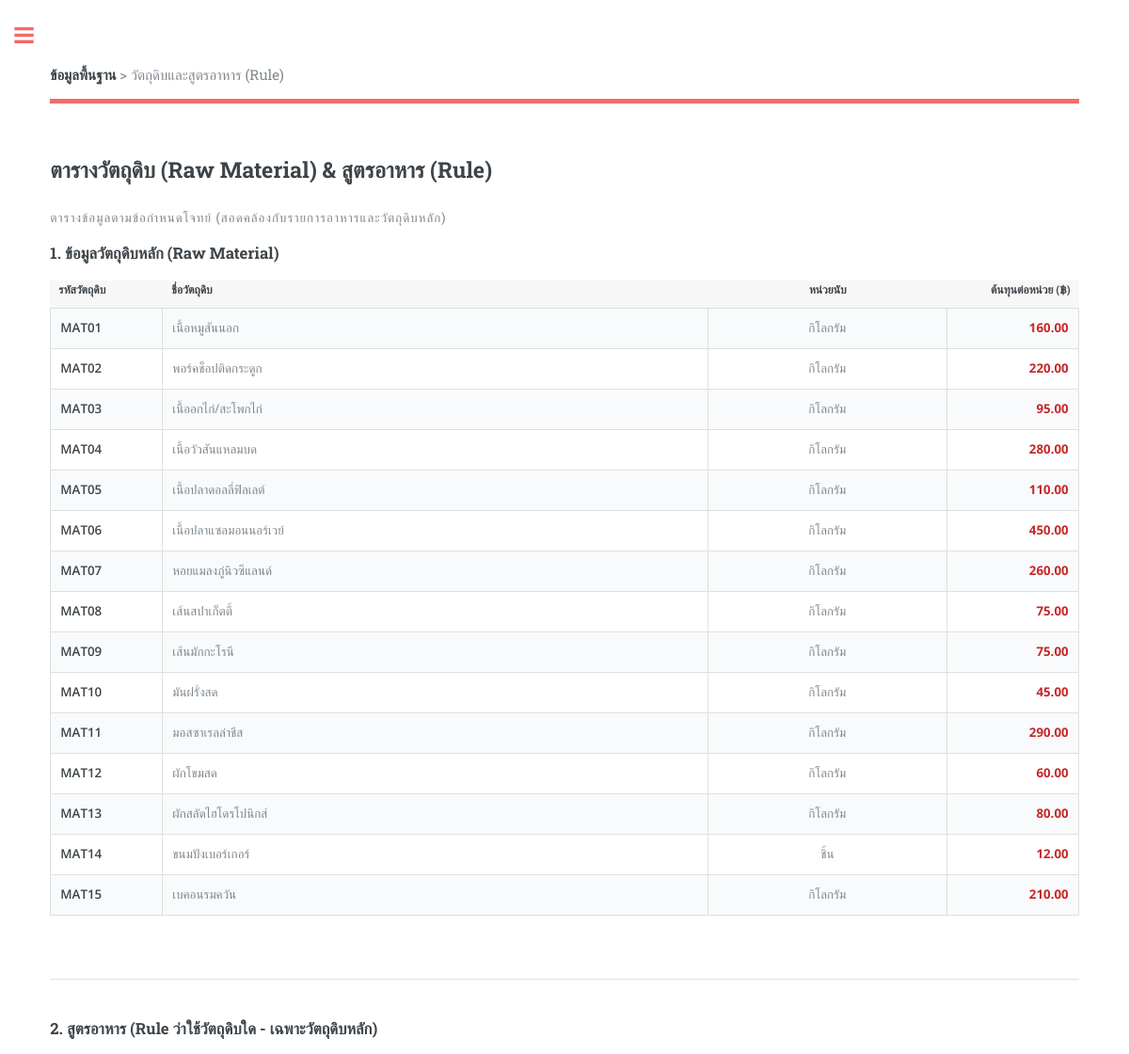
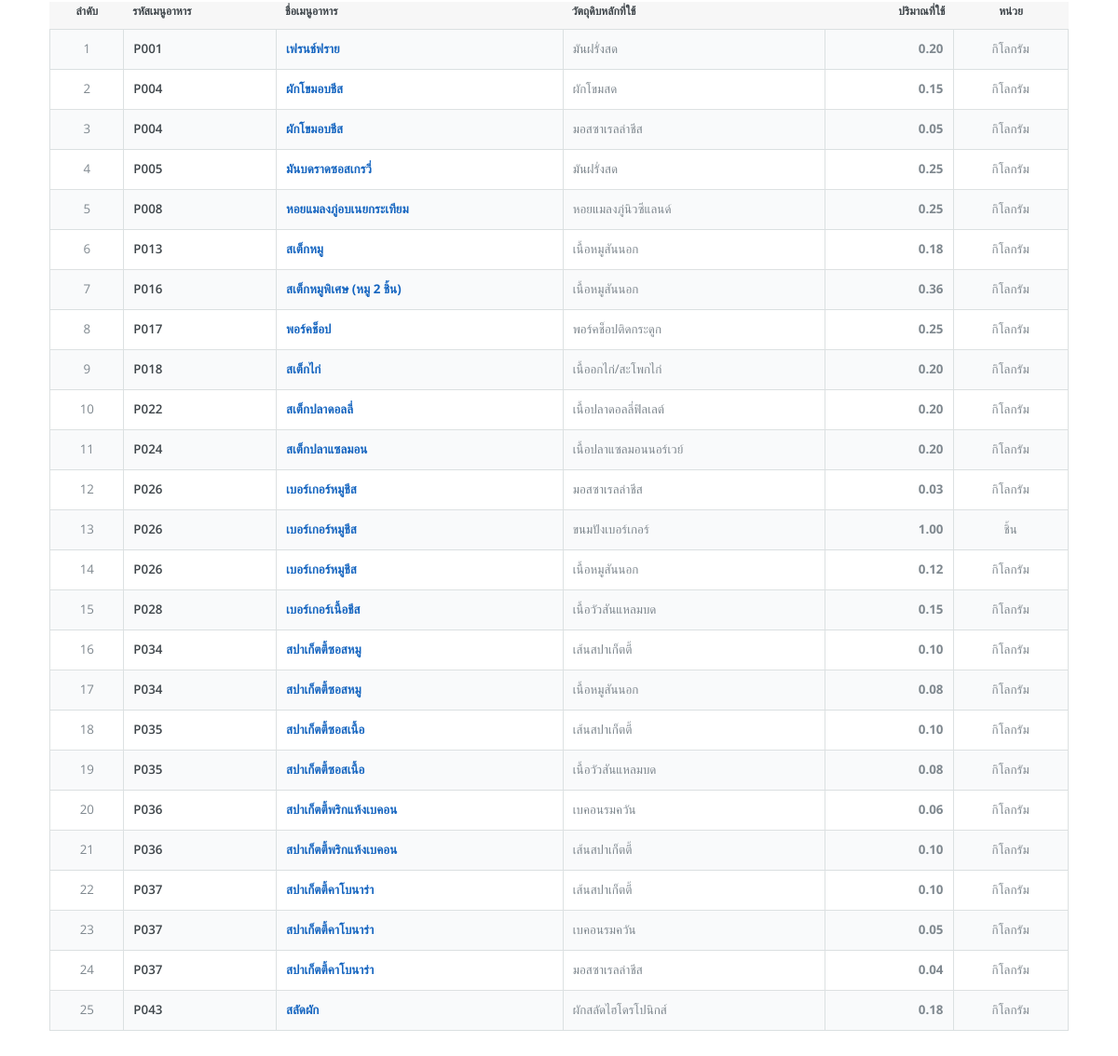
The page /list_raw_material.php on the database its author committed (2 pictures, top to bottom).
### tables this page shows
CREATE TABLE `raw_material` (
  `material_id` varchar(10) NOT NULL,
  `material_name` varchar(100) NOT NULL,
  `unit` varchar(20) NOT NULL,
  `unit_cost` decimal(10,2) NOT NULL DEFAULT 0.00,
  PRIMARY KEY (`material_id`)
);

CREATE TABLE `recipe_rule` (
  `rule_id` int(11) NOT NULL AUTO_INCREMENT,
  `product_id` varchar(10) NOT NULL,
  `material_id` varchar(10) NOT NULL,
  `amount_needed` decimal(10,2) NOT NULL,
  `unit` varchar(20) NOT NULL,
  PRIMARY KEY (`rule_id`),
  KEY `fk_rule_prod` (`product_id`),
  KEY `fk_rule_mat` (`material_id`),
  CONSTRAINT `fk_rule_prod` FOREIGN KEY (`product_id`) REFERENCES `product` (`product_id`) ON UPDATE CASCADE,
  CONSTRAINT `fk_rule_mat` FOREIGN KEY (`material_id`) REFERENCES `raw_material` (`material_id`) ON UPDATE CASCADE
);

CREATE TABLE `product` (
  `product_id` varchar(10) NOT NULL,
  `product_name` varchar(150) NOT NULL,
  `category_id` varchar(10) NOT NULL,
  `price` decimal(10,2) NOT NULL DEFAULT 0.00,
  `cost` decimal(10,2) NOT NULL DEFAULT 0.00,  
  `description` text DEFAULT NULL,
  `status` varchar(20) NOT NULL DEFAULT 'พร้อมขาย',
  PRIMARY KEY (`product_id`),
  KEY `fk_prod_cat` (`category_id`),
  CONSTRAINT `fk_prod_cat` FOREIGN KEY (`category_id`) REFERENCES `category` (`category_id`) ON UPDATE CASCADE
);

### list_raw_material.php (the view, shortened to what this page needs)
<?php
include('connect_db.php');
$res_mat = mysqli_query($conn, "SELECT * FROM raw_material ORDER BY material_id");
$res_rule = mysqli_query($conn, "SELECT r.*, p.product_name, m.material_name
                                 FROM recipe_rule r
                                 LEFT JOIN product p ON r.product_id = p.product_id
                                 LEFT JOIN raw_material m ON r.material_id = m.material_id
                                 ORDER BY r.product_id");
?>
<!DOCTYPE HTML>
<html lang="th">
<head>
	<link rel="stylesheet" href="assets/css/main.css" />
</head>
<body>
	<div id="wrapper">
		<div id="main">
			<div class="inner">
				<header id="header">
					<a href="index.php" class="logo"><strong>ข้อมูลพื้นฐาน</strong> &gt; วัตถุดิบและสูตรอาหาร (Rule)</a>
				</header>
				<section>
					<header class="main">
						<h2>ตารางวัตถุดิบ (Raw Material) &amp; สูตรอาหาร (Rule)</h2>
						<p>ตารางข้อมูลตามข้อกำหนดโจทย์ (สอดคล้องกับรายการอาหารและวัตถุดิบหลัก)</p>
					</header>
					<h3>1. ข้อมูลวัตถุดิบหลัก (Raw Material)</h3>
					<div class="table-wrapper">
						<table class="alt">
							<thead>
								<tr style="background-color: #f7f7f7;">
									<th style="width: 120px;">รหัสวัตถุดิบ</th>
									<th>ชื่อวัตถุดิบ</th>
									<th style="text-align: center;">หน่วยนับ</th>
									<th style="text-align: right; width: 140px;">ต้นทุนต่อหน่วย (฿)</th>
								</tr>
							</thead>
							<tbody>
								<?php
								while ($mat = mysqli_fetch_assoc($res_mat)) {
								?>
								<tr>
									<td><strong><?php echo htmlspecialchars($mat['material_id']); ?></strong></td>
									<td><?php echo htmlspecialchars($mat['material_name']); ?></td>
									<td style="text-align: center;"><?php echo htmlspecialchars($mat['unit']); ?></td>
									<td style="text-align: right; color: #c62828; font-weight: bold;"><?php echo number_format($mat['unit_cost'], 2); ?></td>
								</tr>
								<?php } ?>
							</tbody>
						</table>
					</div>
					<hr class="major" />
					<h3>2. สูตรอาหาร (Rule ว่าใช้วัตถุดิบใด - เฉพาะวัตถุดิบหลัก)</h3>
					<div class="table-wrapper">
						<table class="alt">
							<thead>
								<tr style="background-color: #f7f7f7;">
									<th style="width: 80px; text-align: center;">ลำดับ</th>
									<th>รหัสเมนูอาหาร</th>
									<th>ชื่อเมนูอาหาร</th>
									<th>วัตถุดิบหลักที่ใช้</th>
									<th style="text-align: right;">ปริมาณที่ใช้</th>
									<th style="text-align: center;">หน่วย</th>
								</tr>
							</thead>
							<tbody>
								<?php
								$no = 1;
								while ($rule = mysqli_fetch_assoc($res_rule)) {
								?>
								<tr>
									<td style="text-align: center;"><?php echo $no++; ?></td>
									<td><strong><?php echo htmlspecialchars($rule['product_id']); ?></strong></td>
									<td><span style="font-weight: bold; color: #1565c0;"><?php echo htmlspecialchars($rule['product_name']); ?></span></td>
									<td><?php echo htmlspecialchars($rule['material_name']); ?></td>
									<td style="text-align: right; font-weight: bold;"><?php echo number_format($rule['amount_needed'], 2); ?></td>
									<td style="text-align: center;"><?php echo htmlspecialchars($rule['unit']); ?></td>
								</tr>
								<?php } ?>
							</tbody>
						</table>
					</div>
				</section>
			</div>
		</div>
	</div>
</body>
</html>

### rows shown on the page
raw_material: material_id "MAT01", material_name "เนื้อหมูสันนอก", unit "กิโลกรัม", unit_cost "160.00"
raw_material: material_id "MAT02", material_name "พอร์คช็อปติดกระดูก", unit "กิโลกรัม", unit_cost "220.00"
raw_material: material_id "MAT03", material_name "เนื้ออกไก่/สะโพกไก่", unit "กิโลกรัม", unit_cost "95.00"
raw_material: material_id "MAT04", material_name "เนื้อวัวสันแหลมบด", unit "กิโลกรัม", unit_cost "280.00"
raw_material: material_id "MAT05", material_name "เนื้อปลาดอลลี่ฟิลเลต์", unit "กิโลกรัม", unit_cost "110.00"
raw_material: material_id "MAT06", material_name "เนื้อปลาแซลมอนนอร์เวย์", unit "กิโลกรัม", unit_cost "450.00"
raw_material: material_id "MAT07", material_name "หอยแมลงภู่นิวซีแลนด์", unit "กิโลกรัม", unit_cost "260.00"
raw_material: material_id "MAT08", material_name "เส้นสปาเก็ตตี้", unit "กิโลกรัม", unit_cost "75.00"
raw_material: material_id "MAT09", material_name "เส้นมักกะโรนี", unit "กิโลกรัม", unit_cost "75.00"
raw_material: material_id "MAT10", material_name "มันฝรั่งสด", unit "กิโลกรัม", unit_cost "45.00"
raw_material: material_id "MAT11", material_name "มอสซาเรลล่าชีส", unit "กิโลกรัม", unit_cost "290.00"
raw_material: material_id "MAT12", material_name "ผักโขมสด", unit "กิโลกรัม", unit_cost "60.00"
raw_material: material_id "MAT13", material_name "ผักสลัดไฮโดรโปนิกส์", unit "กิโลกรัม", unit_cost "80.00"
raw_material: material_id "MAT14", material_name "ขนมปังเบอร์เกอร์", unit "ชิ้น", unit_cost "12.00"
raw_material: material_id "MAT15", material_name "เบคอนรมควัน", unit "กิโลกรัม", unit_cost "210.00"
recipe_rule: product "P001", product.product_name "เฟรนช์ฟราย", material.material_name "มันฝรั่งสด", amount_needed "0.20", unit "กิโลกรัม"
recipe_rule: product "P004", product.product_name "ผักโขมอบชีส", material.material_name "ผักโขมสด", amount_needed "0.15", unit "กิโลกรัม"
recipe_rule: product "P004", product.product_name "ผักโขมอบชีส", material.material_name "มอสซาเรลล่าชีส", amount_needed "0.05", unit "กิโลกรัม"
recipe_rule: product "P005", product.product_name "มันบดราดซอสเกรวี่", material.material_name "มันฝรั่งสด", amount_needed "0.25", unit "กิโลกรัม"
recipe_rule: product "P008", product.product_name "หอยแมลงภู่อบเนยกระเทียม", material.material_name "หอยแมลงภู่นิวซีแลนด์", amount_needed "0.25", unit "กิโลกรัม"
recipe_rule: product "P013", product.product_name "สเต็กหมู", material.material_name "เนื้อหมูสันนอก", amount_needed "0.18", unit "กิโลกรัม"
recipe_rule: product "P016", product.product_name "สเต็กหมูพิเศษ (หมู 2 ชิ้น)", material.material_name "เนื้อหมูสันนอก", amount_needed "0.36", unit "กิโลกรัม"
recipe_rule: product "P017", product.product_name "พอร์คช็อป", material.material_name "พอร์คช็อปติดกระดูก", amount_needed "0.25", unit "กิโลกรัม"
recipe_rule: product "P018", product.product_name "สเต็กไก่", material.material_name "เนื้ออกไก่/สะโพกไก่", amount_needed "0.20", unit "กิโลกรัม"
recipe_rule: product "P022", product.product_name "สเต็กปลาดอลลี่", material.material_name "เนื้อปลาดอลลี่ฟิลเลต์", amount_needed "0.20", unit "กิโลกรัม"
recipe_rule: product "P024", product.product_name "สเต็กปลาแซลมอน", material.material_name "เนื้อปลาแซลมอนนอร์เวย์", amount_needed "0.20", unit "กิโลกรัม"
recipe_rule: product "P026", product.product_name "เบอร์เกอร์หมูชีส", material.material_name "มอสซาเรลล่าชีส", amount_needed "0.03", unit "กิโลกรัม"
recipe_rule: product "P026", product.product_name "เบอร์เกอร์หมูชีส", material.material_name "ขนมปังเบอร์เกอร์", amount_needed "1.00", unit "ชิ้น"
recipe_rule: product "P026", product.product_name "เบอร์เกอร์หมูชีส", material.material_name "เนื้อหมูสันนอก", amount_needed "0.12", unit "กิโลกรัม"
recipe_rule: product "P028", product.product_name "เบอร์เกอร์เนื้อชีส", material.material_name "เนื้อวัวสันแหลมบด", amount_needed "0.15", unit "กิโลกรัม"
recipe_rule: product "P034", product.product_name "สปาเก็ตตี้ซอสหมู", material.material_name "เส้นสปาเก็ตตี้", amount_needed "0.10", unit "กิโลกรัม"
recipe_rule: product "P034", product.product_name "สปาเก็ตตี้ซอสหมู", material.material_name "เนื้อหมูสันนอก", amount_needed "0.08", unit "กิโลกรัม"
recipe_rule: product "P035", product.product_name "สปาเก็ตตี้ซอสเนื้อ", material.material_name "เส้นสปาเก็ตตี้", amount_needed "0.10", unit "กิโลกรัม"
recipe_rule: product "P035", product.product_name "สปาเก็ตตี้ซอสเนื้อ", material.material_name "เนื้อวัวสันแหลมบด", amount_needed "0.08", unit "กิโลกรัม"
recipe_rule: product "P036", product.product_name "สปาเก็ตตี้พริกแห้งเบคอน", material.material_name "เบคอนรมควัน", amount_needed "0.06", unit "กิโลกรัม"
recipe_rule: product "P036", product.product_name "สปาเก็ตตี้พริกแห้งเบคอน", material.material_name "เส้นสปาเก็ตตี้", amount_needed "0.10", unit "กิโลกรัม"
recipe_rule: product "P037", product.product_name "สปาเก็ตตี้คาโบนาร่า", material.material_name "เส้นสปาเก็ตตี้", amount_needed "0.10", unit "กิโลกรัม"
recipe_rule: product "P037", product.product_name "สปาเก็ตตี้คาโบนาร่า", material.material_name "เบคอนรมควัน", amount_needed "0.05", unit "กิโลกรัม"
recipe_rule: product "P037", product.product_name "สปาเก็ตตี้คาโบนาร่า", material.material_name "มอสซาเรลล่าชีส", amount_needed "0.04", unit "กิโลกรัม"
recipe_rule: product "P043", product.product_name "สลัดผัก", material.material_name "ผักสลัดไฮโดรโปนิกส์", amount_needed "0.18", unit "กิโลกรัม"
